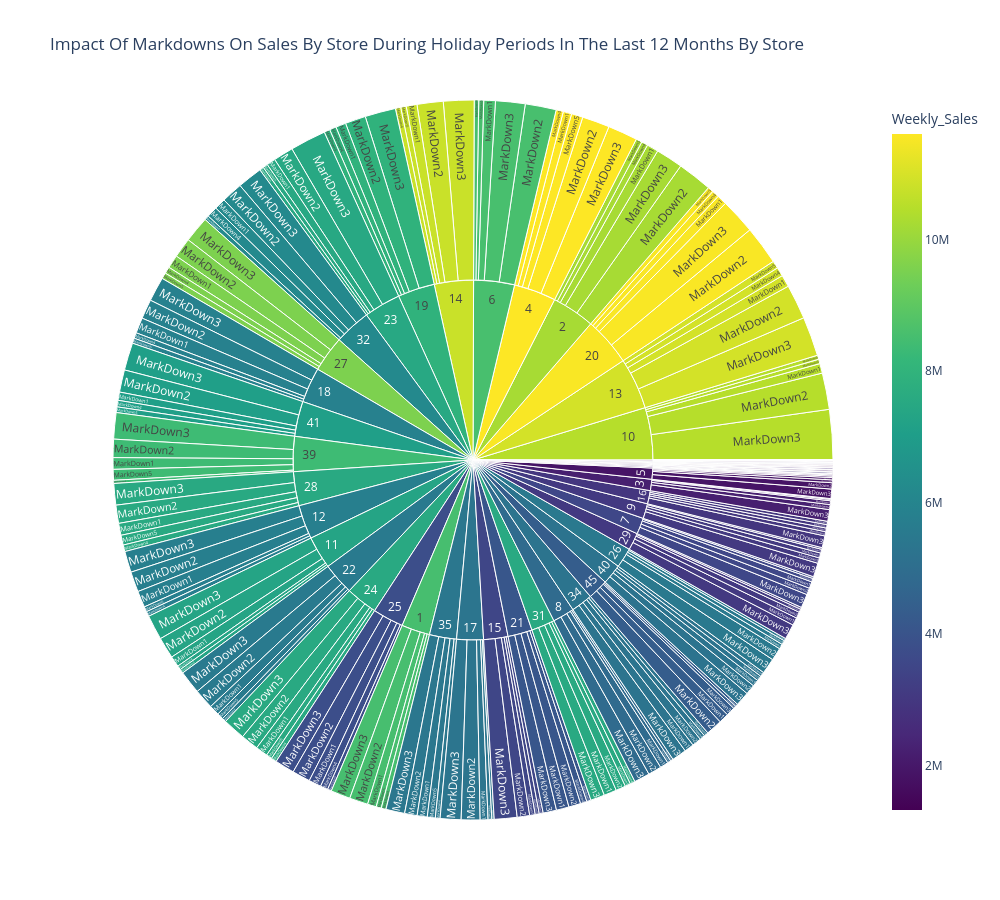

Here is the notebook cell this chart was saved with:
### Markdown cell above
## Visualisation library: Plotly.Express

### Code cell
#Plotly.Express visualisation for hypothesis 6: Impact of markdowns on sales during holiday periods 
#in the last 12 months by store

lstMarkdownColumns = ['MarkDown1','MarkDown2','MarkDown3','MarkDown4','MarkDown5']

#make copy of DataFrame
dfSales_Combined_DataSet_Filtered = dfSales_Combined_DataSet_Work.copy()

#filter for JUST holidays
dfSales_Combined_DataSet_Filtered = dfSales_Combined_DataSet_Filtered[dfSales_Combined_DataSet_Filtered['IsHoliday'] == True]

#make sure date formatted correctly
dfSales_Combined_DataSet_Filtered['Date'] = pd.to_datetime(
    dfSales_Combined_DataSet_Filtered['Date'],
    dayfirst=True,
    errors='coerce'
)
#get last date in DataFrame
intYear = dfSales_Combined_DataSet_Filtered['Date'].max()
#filter DataFrame for last 12 months from above value
dfSales_Combined_DataSet_GroupBy = dfSales_Combined_DataSet_Filtered[dfSales_Combined_DataSet_Filtered['Date'] >= intYear - pd.DateOffset(months=12)].copy()

# Aggregate
dfSales_Combined_DataSet_Summary = (
    dfSales_Combined_DataSet_GroupBy.groupby('Store')[['Weekly_Sales'] + lstMarkdownColumns]
    .sum()
    .reset_index()
)

# Convert markdown columns into rows
dfSales_Combined_DataSet_Final = dfSales_Combined_DataSet_Summary.melt(
    id_vars=['Store', 'Weekly_Sales'],
    value_vars=lstMarkdownColumns,
    var_name='Markdown Type',
    value_name='Markdown Value'
)

fig = px.sunburst(
    dfSales_Combined_DataSet_Final,
    path=['Store', 'Markdown Type'],
    values='Markdown Value',
    color='Weekly_Sales',
    color_continuous_scale='Viridis',
    custom_data=['Weekly_Sales'],
    title="Impact Of Markdowns On Sales By Store During Holiday Periods In The Last 12 Months By Store"
)

#update hover labels
fig.update_traces(
    hovertemplate=
        "<b>Store:</b> %{parent}<br>" +
        "<b>Markdown Type:</b> %{label}<br>" +
        "<b>Markdown Value:</b> $%{value:,.2f}<br>" +
        "<b>Weekly Sales:</b> $%{customdata[0]:,.2f}" +
        "<extra></extra>"
)

#set plot size
fig.update_layout(
    width=1000,
    height=900
)

fig.show()

### Figure 1 — Plotly figure (JSON) as saved in the notebook; plotly's stock layout.template omitted (floating-point values rounded to 4 significant figures; data arrays with more than 128 entries replaced by an {"elided": "..."} marker saying what was removed)
{"data": [{"branchvalues": "total", "customdata": {"elided": "270x1 float values"}, "domain": {"x": [0, 1], "y": [0, 1]}, "hovertemplate": "<b>Store:</b> %{parent}<br><b>Markdown Type:</b> %{label}<br><b>Markdown Value:</b> $%{value:,.2f}<br><b>Weekly Sales:</b> $%{customdata[0]:,.2f}<extra></extra>", "ids": {"elided": "270 str values"}, "labels": {"elided": "270 str values"}, "marker": {"coloraxis": "coloraxis", "colors": {"elided": "270 float values"}}, "name": "", "parents": {"elided": "270 str values"}, "type": "sunburst", "values": {"elided": "270 float values"}}], "layout": {"coloraxis": {"autocolorscale": false, "colorbar": {"title": {"text": "Weekly_Sales"}}, "colorscale": [[0, "#440154"], [0.1111, "#482878"], [0.2222, "#3e4989"], [0.3333, "#31688e"], [0.4444, "#26828e"], [0.5556, "#1f9e89"], [0.6667, "#35b779"], [0.7778, "#6ece58"], [0.8889, "#b5de2b"], [1, "#fde725"]]}, "height": 900, "legend": {"tracegroupgap": 0}, "title": {"text": "Impact Of Markdowns On Sales By Store During Holiday Periods In The Last 12 Months By Store"}, "width": 1000}}
